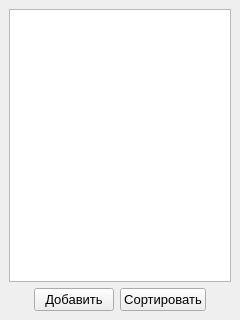
<?xml version="1.0" encoding="UTF-8"?>
<ui version="4.0">
 <class>MainWindow</class>
 <widget class="QMainWindow" name="MainWindow">
  <property name="geometry">
   <rect>
    <x>0</x>
    <y>0</y>
    <width>240</width>
    <height>320</height>
   </rect>
  </property>
  <property name="font">
   <font>
    <family>Ubuntu</family>
    <pointsize>10</pointsize>
   </font>
  </property>
  <property name="windowTitle">
   <string>LR20</string>
  </property>
  <widget class="QWidget" name="centralwidget">
   <layout class="QVBoxLayout" name="verticalLayout">
    <item>
     <widget class="QListView" name="lv_central">
      <property name="font">
       <font>
        <family>Ubuntu</family>
        <pointsize>11</pointsize>
       </font>
      </property>
     </widget>
    </item>
    <item>
     <layout class="QHBoxLayout" name="horizontalLayout">
      <item>
       <spacer name="horizontalSpacer">
        <property name="orientation">
         <enum>Qt::Horizontal</enum>
        </property>
        <property name="sizeHint" stdset="0">
         <size>
          <width>40</width>
          <height>20</height>
         </size>
        </property>
       </spacer>
      </item>
      <item>
       <widget class="QPushButton" name="pb_add">
        <property name="text">
         <string>Добавить</string>
        </property>
       </widget>
      </item>
      <item>
       <widget class="QPushButton" name="pb_sort">
        <property name="enabled">
         <bool>true</bool>
        </property>
        <property name="text">
         <string>Сортировать</string>
        </property>
       </widget>
      </item>
      <item>
       <spacer name="horizontalSpacer_2">
        <property name="orientation">
         <enum>Qt::Horizontal</enum>
        </property>
        <property name="sizeHint" stdset="0">
         <size>
          <width>40</width>
          <height>20</height>
         </size>
        </property>
       </spacer>
      </item>
     </layout>
    </item>
   </layout>
  </widget>
 </widget>
 <resources/>
 <connections/>
</ui>
